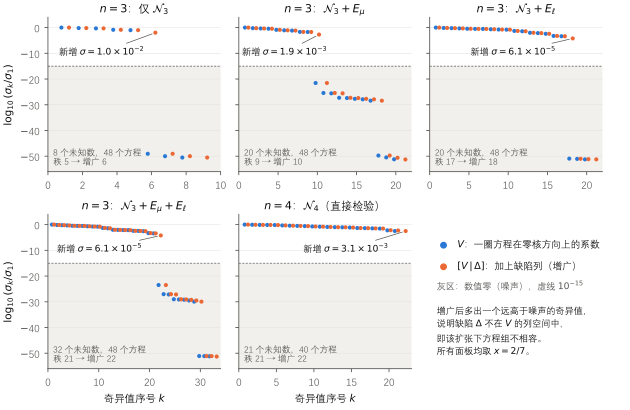

Write the Python code that produced this figure.
"""Singular-value spectra: coefficient matrix V vs augmented [V|Delta] (obstruction = one extra
singular value above the noise floor). Data: spectra_n3.json (ext_analyze.py), spectra_n4.json (n4_analyze.py)."""
import json, math
import matplotlib
matplotlib.use('Agg')
import matplotlib.pyplot as plt
from matplotlib import font_manager

font_manager.fontManager.addfont(r'C:\Windows\Fonts\Deng.ttf')      # DengXian (static)
plt.rcParams.update({
    'font.family': ['DengXian', 'DejaVu Sans'], 'mathtext.fontset': 'dejavusans',
    'pdf.fonttype': 42, 'font.size': 7.5, 'axes.linewidth': 0.6,
    'axes.edgecolor': '#52514e', 'xtick.color': '#52514e', 'ytick.color': '#52514e',
    'axes.labelcolor': '#0b0b0b', 'text.color': '#0b0b0b',
    'xtick.major.width': 0.6, 'ytick.major.width': 0.6, 'xtick.major.size': 2.5, 'ytick.major.size': 2.5,
})
C_V, C_AUG = '#2a78d6', '#eb6834'          # validated categorical slots 1, 2 (light)
INK2, GRID = '#52514e', '#e4e3df'

n3 = json.load(open('spectra_n3.json')); n4 = json.load(open('spectra_n4.json'))
panels = [
    (n3['none'], r'$n=3$：仅 $\mathcal{N}_3$', '8 个未知数，48 个方程'),
    (n3['mu'],   r'$n=3$：$\mathcal{N}_3+E_\mu$', '20 个未知数，48 个方程'),
    (n3['l'],    r'$n=3$：$\mathcal{N}_3+E_\ell$', '20 个未知数，48 个方程'),
    (n3['both'], r'$n=3$：$\mathcal{N}_3+E_\mu+E_\ell$', '32 个未知数，48 个方程'),
    (n4,         r'$n=4$：$\mathcal{N}_4$（直接检验）', '21 个未知数，40 个方程'),
]
NOISE = -15   # log10 threshold separating signal from numerical zero (all data: gap >= 1e-18 around it)

fig, axes = plt.subplots(2, 3, figsize=(6.3, 4.1), sharey=True)
axes = axes.ravel()
for ax, (d, title, sub) in zip(axes, panels):
    V = [math.log10(max(v, 1e-60)) for v in d['V']]
    A = [math.log10(max(v, 1e-60)) for v in d['aug']]
    rV = sum(1 for v in V if v > NOISE); rA = sum(1 for v in A if v > NOISE)
    ax.axhspan(-60, NOISE, color='#f1f0ec', zorder=0, lw=0)
    ax.axhline(NOISE, color=INK2, lw=0.5, ls=(0, (3, 2)), zorder=1)
    ax.grid(axis='y', color=GRID, lw=0.4, zorder=0)
    ax.scatter([k + 0.78 for k in range(len(V))], V, s=9, color=C_V, lw=0, zorder=3)
    ax.scatter([k + 1.22 for k in range(len(A))], A, s=9, color=C_AUG, lw=0, zorder=3)
    # the extra augmented singular value = first one missing a partner above the noise line
    kx = rA - 1
    ax.annotate(r'新增 $\sigma=%.1f\times10^{%d}$' % (10**(A[kx] - math.floor(A[kx])), math.floor(A[kx])),
                xy=(kx + 1.22, A[kx]), xytext=(max(0.4, kx + 1.22 - 0.62*len(A)), -9.6),
                fontsize=6.6, color='#0b0b0b', va='center',
                arrowprops=dict(arrowstyle='-', lw=0.5, color=INK2, shrinkA=0, shrinkB=2.5))
    ax.set_title(title, fontsize=8, pad=3)
    ax.text(0.03, 0.035, '%s\n秩 %d → 增广 %d' % (sub, rV, rA), transform=ax.transAxes,
            fontsize=6.3, color=INK2, va='bottom')
    ax.set_xlim(0, len(A) + 1)
    ax.set_ylim(-56, 4)
    ax.set_yticks([0, -10, -20, -30, -40, -50])
    for s in ('top', 'right'):
        ax.spines[s].set_visible(False)
for ax in axes[3:5]:
    ax.set_xlabel('奇异值序号 $k$')
for ax in (axes[0], axes[3]):
    ax.set_ylabel(r'$\log_{10}(\sigma_k/\sigma_1)$')
# legend panel
lg = axes[5]
lg.axis('off')
lg.scatter([0.08], [0.80], s=16, color=C_V, transform=lg.transAxes, clip_on=False)
lg.text(0.16, 0.80, r'$V$：一圈方程在零核方向上的系数', transform=lg.transAxes, va='center', fontsize=7)
lg.scatter([0.08], [0.66], s=16, color=C_AUG, transform=lg.transAxes, clip_on=False)
lg.text(0.16, 0.66, r'$[V\,|\,\Delta]$：加上缺陷列（增广）', transform=lg.transAxes, va='center', fontsize=7)
lg.text(0.04, 0.53, '灰区：数值零（噪声），虚线 $10^{-15}$', transform=lg.transAxes, va='center', fontsize=6.6, color=INK2)
lg.text(0.04, 0.42, '增广后多出一个远高于噪声的奇异值，\n说明缺陷 $\\Delta$ 不在 $V$ 的列空间中，\n即该扩张下方程组不相容。\n所有面板均取 $x=2/7$。',
        transform=lg.transAxes, va='top', fontsize=6.6, color='#0b0b0b', linespacing=1.45)
fig.tight_layout(pad=0.4, w_pad=0.6, h_pad=1.0)
fig.savefig('fig_spectra.pdf')
fig.savefig('fig_spectra.png', dpi=200)
print('saved')
